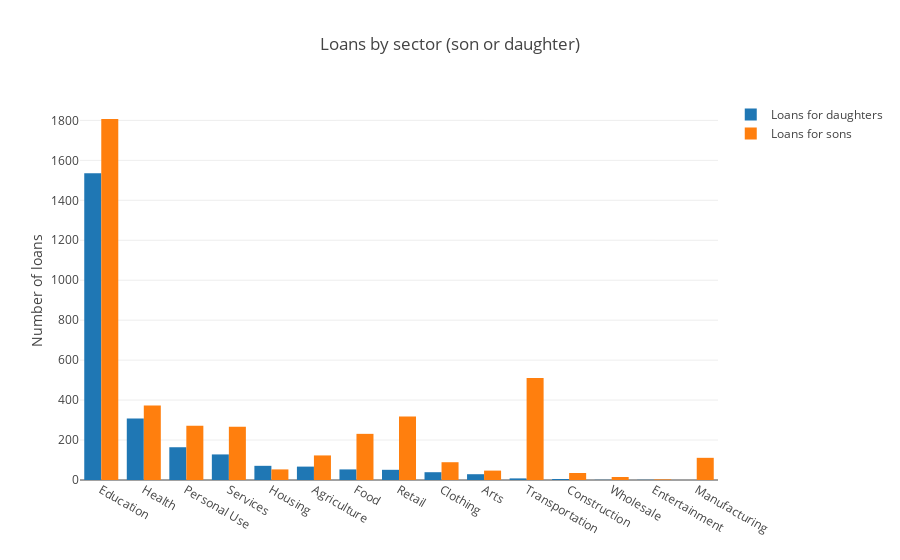

The notebook cell this image was saved under:
### Markdown cell above
**Number of Loans by Sector**

### Code cell
boys = b.sector.value_counts()
girls = g.sector.value_counts()

trace1 = go.Bar(
    x=girls.index,
    y=girls.values,
    name='Loans for daughters'
)
trace2 = go.Bar(
    x=boys.index,
    y=boys.values,
    name='Loans for sons'
)

data = [trace1, trace2]
layout = go.Layout(
    barmode='group',
    title="Loans by sector (son or daughter)",
    yaxis=dict(title="Number of loans")
)

fig = go.Figure(data=data, layout=layout)
py.iplot(fig, filename='grouped-bar2')

### Figure 1 — Plotly figure (JSON) as saved in the notebook; plotly's stock layout.template omitted (floating-point values rounded to 4 significant figures)
{"data": [{"name": "Loans for daughters", "type": "bar", "x": ["Education", "Health", "Personal Use", "Services", "Housing", "Agriculture", "Food", "Retail", "Clothing", "Arts", "Transportation", "Construction", "Wholesale", "Entertainment"], "y": [1535, 308, 164, 128, 71, 67, 53, 51, 39, 29, 8, 5, 1, 1]}, {"name": "Loans for sons", "type": "bar", "x": ["Education", "Transportation", "Health", "Retail", "Personal Use", "Services", "Food", "Agriculture", "Manufacturing", "Clothing", "Housing", "Arts", "Construction", "Wholesale", "Entertainment"], "y": [1807, 511, 373, 318, 271, 267, 231, 123, 111, 89, 53, 47, 35, 15, 3]}], "layout": {"barmode": "group", "title": "Loans by sector (son or daughter)", "yaxis": {"title": "Number of loans"}}}
